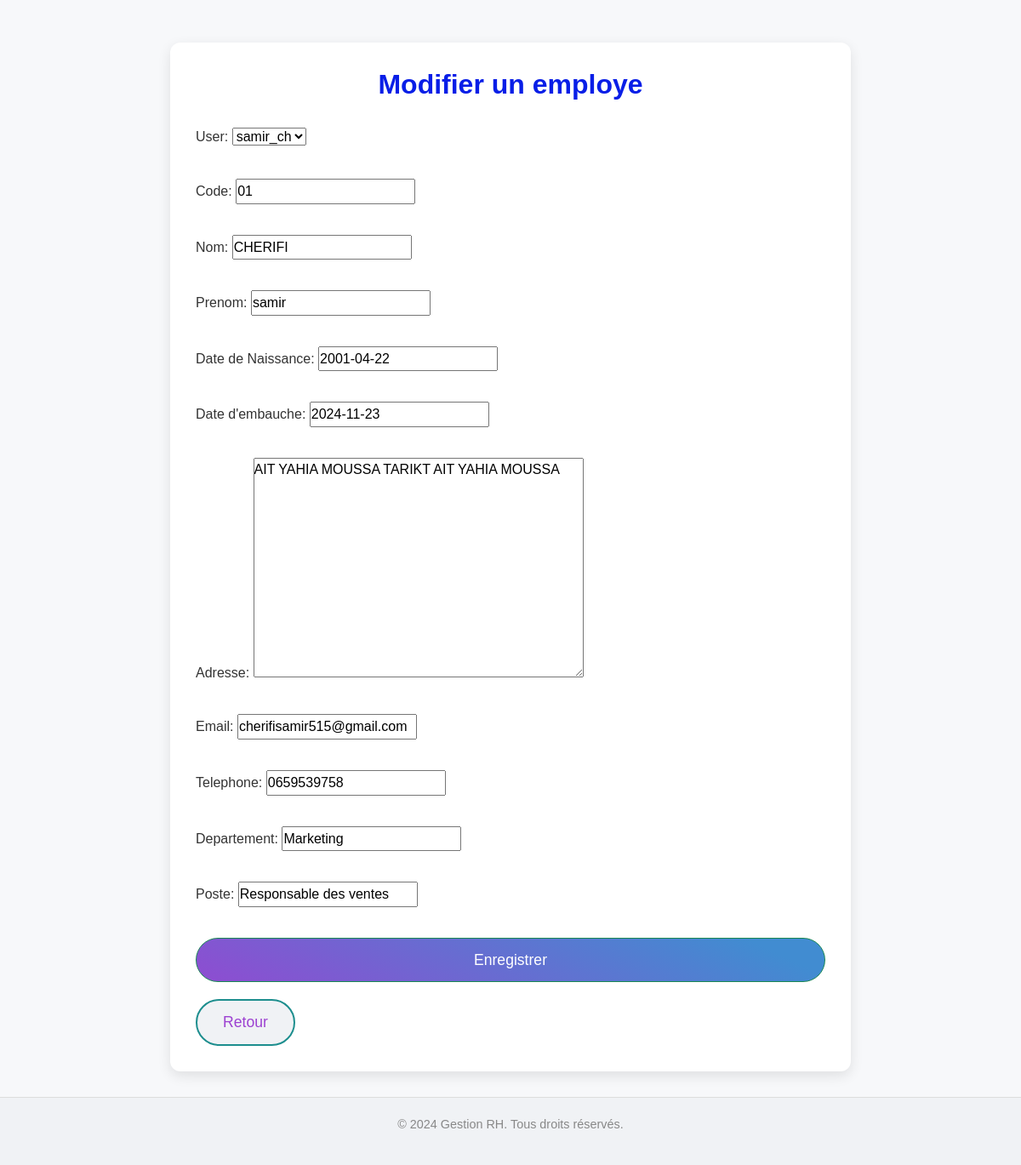
The page /gestion/employes/modifier/1/ on the database its author committed.
### gestion/models.py (models this page shows, shortened)
class Employe(models.Model):
    user = models.OneToOneField(User, on_delete=models.CASCADE, related_name="employe", null=True, blank=True)
    code = models.CharField(max_length=10, unique=True)
    nom = models.CharField(max_length=50)
    prenom = models.CharField(max_length=50)
    daten = models.DateField(verbose_name="Date de Naissance")
    date_embauche = models.DateField(verbose_name="Date d'embauche")
    adresse = models.TextField()
    email = models.EmailField(unique=True)
    telephone = models.CharField(max_length=15, null=True, blank=True)
    departement = models.CharField(max_length=100)
    poste = models.CharField(max_length=100)

### gestion/views.py (the view)
# urls.py: path('employes/modifier/<int:pk>/', views.modifier_employe, name='modifier_employe'),
def modifier_employe(request, pk):
    employe = get_object_or_404(Employe, pk=pk)
    if request.method == 'POST':
        form = EmployeForm(request.POST, instance=employe)
        if form.is_valid():
            form.save()
            return redirect('gestion_employes')
    else:
        form = EmployeForm(instance=employe)
    return render(request, 'gestion_employes/employe_form.html', {'form': form, 'action': 'Modifier'})

### gestion/forms.py (shortened to what this page needs)
class EmployeForm(forms.ModelForm):
    class Meta:
        model = Employe
        fields = '__all__'

### gestion/templates/gestion_employes/employe_form.html (shortened to what this page needs)
<!DOCTYPE html>
<html lang="fr">
<head>
    <link href="https://cdn.jsdelivr.net/npm/bootstrap@5.3.0/dist/css/bootstrap.min.css" rel="stylesheet">
</head>
<body>
    {% block content %}
    <div class="container">
        <h2>{{ action }} un employe</h2>
        <form method="post">
            {{ form.as_p }}
            <button type="submit" class="btn btn-success">Enregistrer</button>
        </form>
        <a href="{% url 'gestion_employes' %}" class="btn btn-secondary">Retour</a>
    </div>
    {% endblock %}
    <footer>
        <p>© 2024 Gestion RH. Tous droits réservés.</p>
    </footer>
</body>
</html>

### gestion/templates/gestion_employes/employe_form.html (style rules this page uses)
* { margin: 0; padding: 0; box-sizing: border-box; font-family: 'Poppins', sans-serif; }
body { background-color: #f7f8fa; color: #333; font-size: 16px; line-height: 1.6; }
.container { max-width: 800px; margin-top: 50px; padding: 30px; background-color: #fff; box-shadow: 0 5px 15px rgba(0, 0, 0, 0.1); border-radius: 12px; }
h2 { font-size: 2rem; font-weight: 600; color: #081ee7; margin-bottom: 30px; text-align: center; }
form { display: flex; flex-direction: column; gap: 20px; }
.btn-secondary { margin-top: 20px; }
.btn { font-size: 1.1rem; padding: 12px 30px; border-radius: 50px; transition: background-color 0.3s ease, color 0.3s ease; }
.btn-success { background: linear-gradient(205.17deg, #418cd1 10.93%, #9c41d1 116.08%); color: white; }
.btn-secondary { background-color: #f0f2f5; color: #9c41d1; border: 2px solid #1d8e8e; }
footer { background-color: #f0f2f5; text-align: center; padding: 20px; margin-top: 30px; border-top: 1px solid #ddd; }
footer p { color: #888; font-size: 0.9rem; }

### rows shown on the page
Employe: user "samir_ch", code "01", nom "CHERIFI", prenom "samir", daten "2001-04-22", date_embauche "2024-11-23", adresse "AIT YAHIA MOUSSA TARIKT AIT YAHIA MOUSSA", email "cherifisamir515@gmail.com", telephone "0659539758", departement "Marketing", poste "Responsable des ventes"

### other values the page prints
{{ action }} "Modifier"
